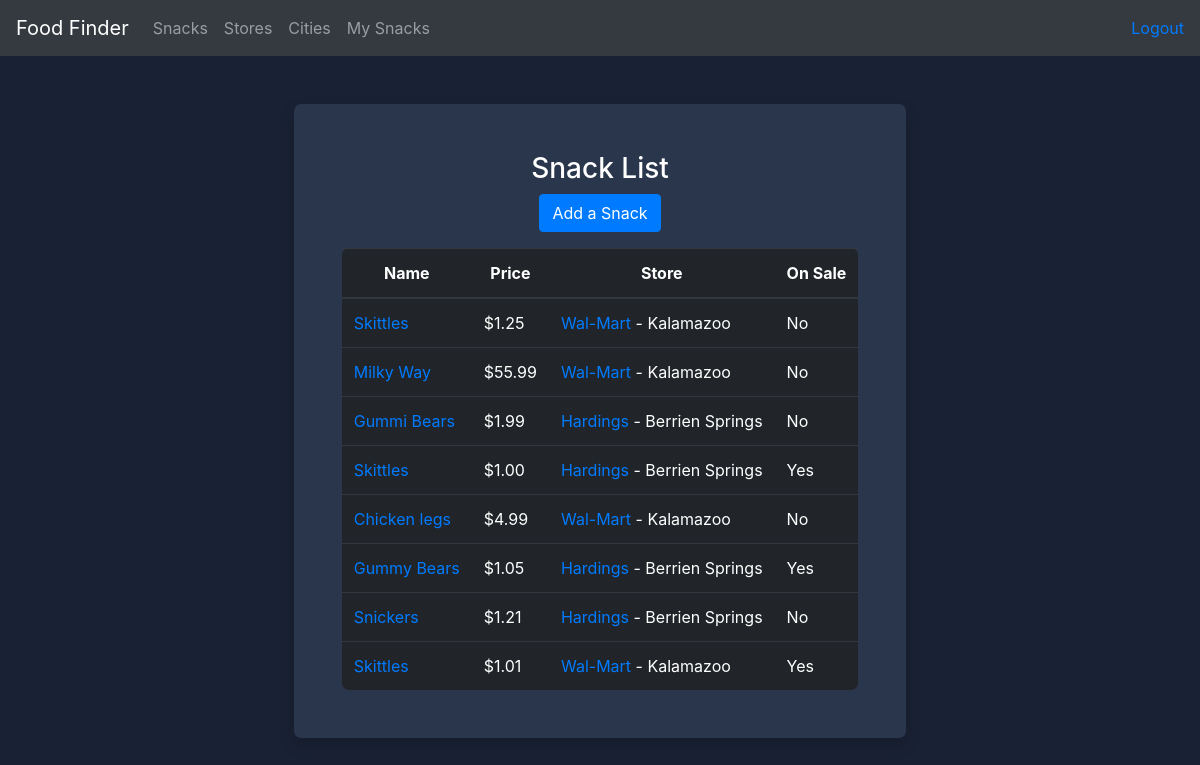
The page /food/snack_list/ (signed in) on the database its author committed.
### food/models.py (models this page shows, shortened)
class Snack(models.Model):
    store = models.ForeignKey(Store, on_delete=models.CASCADE)
    name = models.CharField(max_length=255)
    price = models.DecimalField(default=1.00, decimal_places=2, max_digits=6)
    date_found = models.DateTimeField(auto_now_add=True, blank=True)
    sale = models.BooleanField(default=False)
    snack_author = models.ForeignKey(settings.AUTH_USER_MODEL, on_delete=models.CASCADE, null=True)
    def __str__(self):
        return f'%s' % self.name

class Store(models.Model):
    name = models.CharField(max_length=255)
    city = models.CharField(max_length=255)
    def __str__(self):
        return f'%s' % self.name

### food/views.py (the view)
# urls.py: path('snack_list/', views.snack_list, name='snack_list'),
@login_required()
def snack_list(request):
    snacks = Snack.objects.all()[:25]
    template = loader.get_template('food/snack_list.html')
    context = {
        'snacks': snacks
    }
    return HttpResponse(template.render(context, request))

### food/templates/food/snack_list.html
{% extends 'food/base.html' %}
{% block content %}
    <div class="row justify-content-center mt-5">
        <div class="text-center shadow justify-content-center">
            <div class="m-5">
                <h3 class="mb-2">Snack List</h3>
             <a class="text-white btn btn-md btn-primary mb-3" href="{% url 'food:create_snack' %}">Add a Snack</a>
                {% if snacks %}
                    <table class="table table-dark">
                    <thead>
                        <tr>
                            <th scope="col">Name</th>
                            <th scope="col">Price</th>
                            <th scope="col">Store</th>
                            <th scope="col">On Sale</th>
                        </tr>
                      </thead>
                   <tbody>
                        {% for snack in snacks %}
                            <tr class="text-left">
                                <td><a href="{% url 'food:snack_details' snack.id %}">{{ snack }}</a></td>
                                <td>${{ snack.price }}</td>
                                <td><a href="{% url 'food:store_details' snack.store.id %}"> {{ snack.store }}</a> - <a class="text-white" href="{% url 'food:city_details' snack.store.id %}">{{ snack.store.city }}</a></td>
                                <td>{% if snack.sale %} Yes {% else %} No {% endif %}</td>
                            </tr>
                        {% endfor %}
                   </tbody>
                    </table>
                {% endif %}
            </div>
        </div>
    </div>
{% endblock %}

### static/css/custom-styles.css (style rules this page uses)
body { background-color: #192134; color: white; }
.shadow { background-color: #2A364C; border-radius: 7px; }
.table-dark { border-radius: 7px; }

### rows shown on the page
Snack: name "Skittles", price "1.25", store "Wal-Mart", store.city "Kalamazoo", sale "No"
Snack: name "Milky Way", price "55.99", store "Wal-Mart", store.city "Kalamazoo", sale "No"
Snack: name "Gummi Bears", price "1.99", store "Hardings", store.city "Berrien Springs", sale "No"
Snack: name "Skittles", price "1.00", store "Hardings", store.city "Berrien Springs", sale "Yes"
Snack: name "Chicken legs", price "4.99", store "Wal-Mart", store.city "Kalamazoo", sale "No"
Snack: name "Gummy Bears", price "1.05", store "Hardings", store.city "Berrien Springs", sale "Yes"
Snack: name "Snickers", price "1.21", store "Hardings", store.city "Berrien Springs", sale "No"
Snack: name "Skittles", price "1.01", store "Wal-Mart", store.city "Kalamazoo", sale "Yes"
